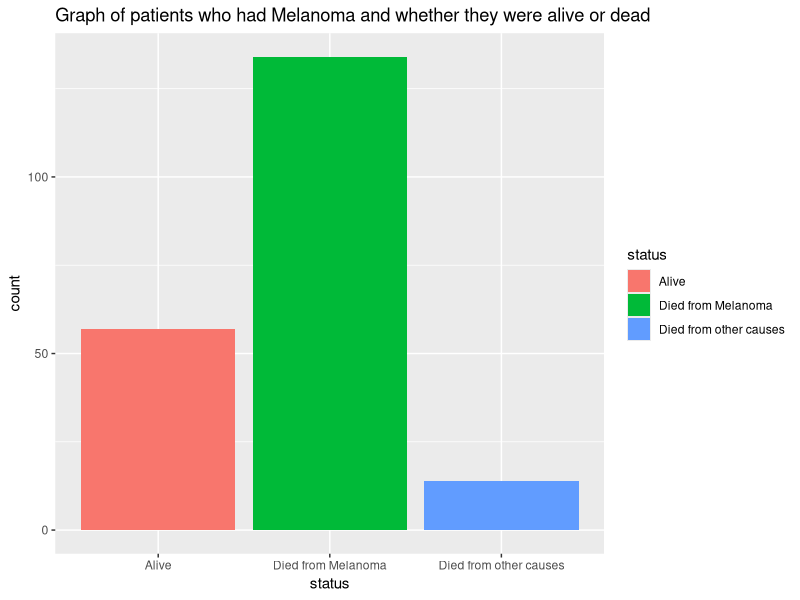

R code for this plot: (Note: this script raises an error after producing the figure.)
## ---- chunk 1
library(MASS)
library(ggplot2)
library(dplyr)
knitr::opts_chunk$set(echo = TRUE)
## ---- chunk 2
data("Melanoma")
summary(Melanoma)
Melanomadata<-Melanoma
Melanomadata$status <- factor(
  Melanomadata$status,
  levels = c(1, 2, 3),
  labels = c("Alive", "Died from Melanoma", "Died from other causes")
)

## ---- chunk 3
ggplot(Melanomadata,aes(x=status,fill = status))+
  geom_bar()+
  labs(title="Graph of patients who had Melanoma and whether they were alive or dead")

## ---- chunk 4
Melanomadata_Alive <- Melanomadata %>% 
  filter(status == "Alive")
## ---- chunk 5
calculator
